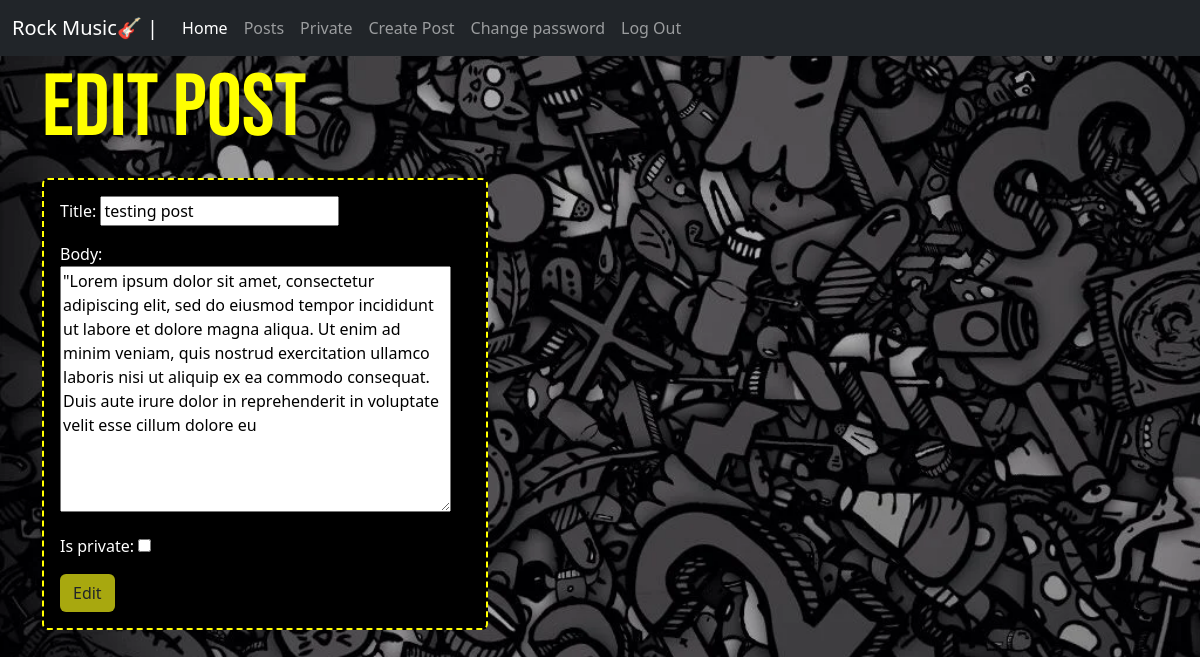
Screenshot of /posts/11/edit/ (signed in) with the database file from the repository.
### posts/models.py (models this page shows, shortened)
class Post(models.Model):
  title = models.CharField(max_length=255)
  body = models.TextField()
  author = models.ForeignKey('auth.User', on_delete=models.CASCADE)
  created_on = models.DateTimeField(auto_now_add=True)
  is_private = models.BooleanField(default=1)

### posts/views.py (the view)
# urls.py: path('<int:pk>/edit/', PostUpdateView.as_view(), name="post_edit"),
class PostUpdateView(LoginRequiredMixin, UserPassesTestMixin, UpdateView):
    template_name = "posts/edit.html"
    model = Post
    fields = ["title", "body", "is_private"]
    def test_func(self):
      post = self.get_object()
      return post.author == self.request.user

### templates/posts/edit.html (shortened to what this page needs)
{% extends 'base.html' %}
{% block content %}
<h1>Edit Post</h1>
<div class="card mb-3 text-bg-dark card-style"  style="width: 40%;">
  <div class="card-body">
    <form method="POST">
      {{ form.as_p}}
      <input type="submit" value="Edit" class="btn btn-edit">
    </form>
  </div>
</div>
{% endblock content %}

### static/css/base.css (style rules this page uses)
h1 { color: yellow; margin-bottom: 1rem; font-family: 'Bebas Neue', cursive; font-size: 5.5rem; }
body { background: #4e54c8; background: -webkit-linear-gradient(to right, #8f94fb, #4e54c8); background: linear-gradient(to right, #8f94fb, #4e54c8); color: white; background-image: url(../img/bg.webp); background-position: center center; background-size: cover; }
.card-style { background: black !important; border: dashed 2px yellow; }
.btn-edit { background: rgb(168, 168, 15); }

### rows the page displays
Post: title "testing post", body "\"Lorem ipsum dolor sit amet, consectetur adipiscing elit, sed do eiusmod tempor incididunt ut labore et dolore magna aliqua. Ut enim ad minim veniam, quis nostrud exercitation ullamco laboris nisi ut aliquip ex ea commodo consequat. Duis aute irure dolor in reprehenderit in voluptate velit esse cillum dolore eu"
